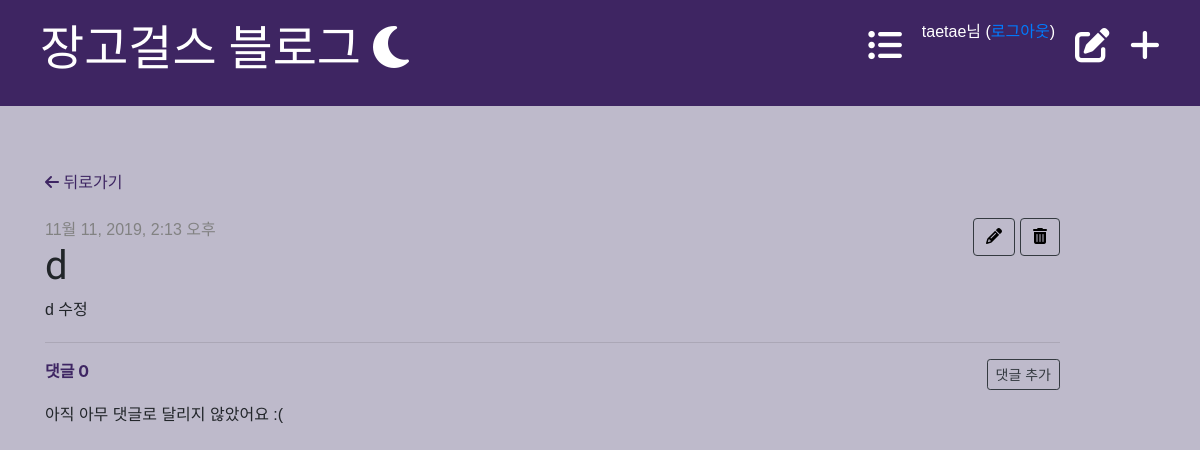
Before: /blog/post/7/ (signed in) with the older database file.
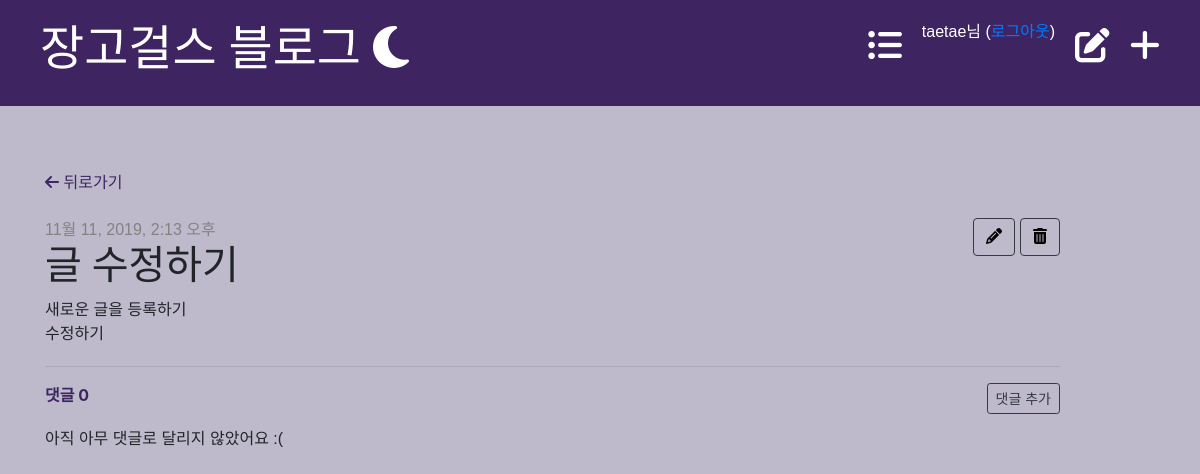
After: the same page with the newer database file.
### blog/models.py (models this page shows, shortened)
class Post(models.Model):
    author = models.ForeignKey(settings.AUTH_USER_MODEL, on_delete=models.CASCADE)
    title = models.CharField(max_length=200)
    text = models.TextField()
    created_date = models.DateTimeField(
        default=timezone.now
    )
    published_date = models.DateTimeField(
        blank=True, null=True
    )
    def approved_comments(self):
        return self.comments.filter(approved_comment=True)

### blog/views.py (the view)
# urls.py: path('post/<int:pk>/', views.post_detail, name='post_detail'),
def post_detail(request, pk):
    post = get_object_or_404(Post, pk=pk)
    return render(request, 'blog/post_detail.html', {'post': post})

### blog/templates/blog/post_detail.html
{% extends 'blog/base.html' %}
{% block content %}
<br>
{% if post.published_date %}
<a href="/blog/" id="back"><i class="fas fa-arrow-left"></i> 뒤로가기</a><br><br>
{% else %}
<a href="/blog/drafts" id="back"><i class="fas fa-arrow-left"></i> 뒤로가기</a><br><br>
{% endif %}
<div class="post">
    {% if user.is_authenticated %}
    <a style="float: right" class="btn btn-outline-dark" href="{% url 'post_remove' pk=post.pk %}">
        <i class="fas fa-trash-alt"></i>
    </a>
    <a style="float: right; margin-left: 5px; margin-right: 5px;" class="btn btn-outline-dark"
       href="{% url 'post_edit' pk=post.pk %}">
        <i class="fas fa-pencil-alt"></i>
    </a>
    {% if post.published_date %}
    <div class="date">
        {{ post.published_date }}
    </div>
    {% else %}
    <a style="float: right" class="btn btn-outline-dark" href="{% url 'post_publish' pk=post.pk %}">
        <i class="fas fa-file-upload"></i>
    </a>
    {% endif %}
    {% endif %}
    <h1>{{ post.title }}</h1>
    <p>{{ post.text|linebreaksbr }}</p>
</div>
<hr>
<a class="btn btn-outline-dark btn-sm" style="float: right"
   href="{% url 'add_comment_to_post' pk=post.pk %}">댓글 추가</a>
<strong style="color: rgba(30, 0, 73, 0.8);">댓글 {{ post.approved_comments.count }}</strong><p></p>
{% for comment in post.comments.all %}
        {% if user.username == "taetae" or comment.approved_comment %}
            {% if not comment.approved_comment %}
                <a href="{% url 'comment_remove' pk=comment.pk %}" style="color: rgba(30, 0, 73, 0.8);">
                    <i class="fas fa-times"></i></a>
                <a href="{% url 'comment_approve' pk=comment.pk %}" style="color: rgba(30, 0, 73, 0.8);">
                    <i class="fas fa-check"></i></a>
            {% endif %}
                <div class="comment">
                    <div class="date">{{ comment.created_date }}</div>
                    <p><strong>{{ comment.author }}</strong> {{ comment.text|linebreaksbr }}</p>
                </div>
        {% endif %}
        {% empty %}
        <p>아직 아무 댓글로 달리지 않았어요 :(</p>
    {% endfor %}
    {% endblock %}

Changed rows visible on the page:
changed Post: title "d" → "글 수정하기"; text "d 수정" → "새로운 글을 등록하기 수정하기"
